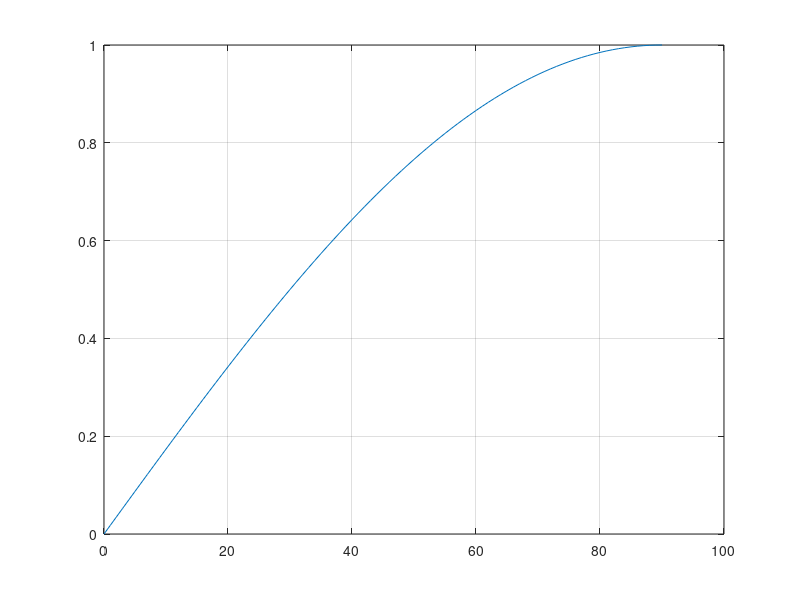

MATLAB code for this plot:

clear 

f = [1:1:20000];

sp = 343; %m

meter = 1;




wave_length_extension_factor = (meter*f)./sp;



%172 515 858 1201

%%
t = [0:1:90];
f = 90*4;
p = sin(2*pi*t/f);
x = [0:1:90];
plot(x,p)
grid on

%%


angle = 2
t = 25;
f = 90*4;
p = sin(2*pi*(t-angle)/f);









